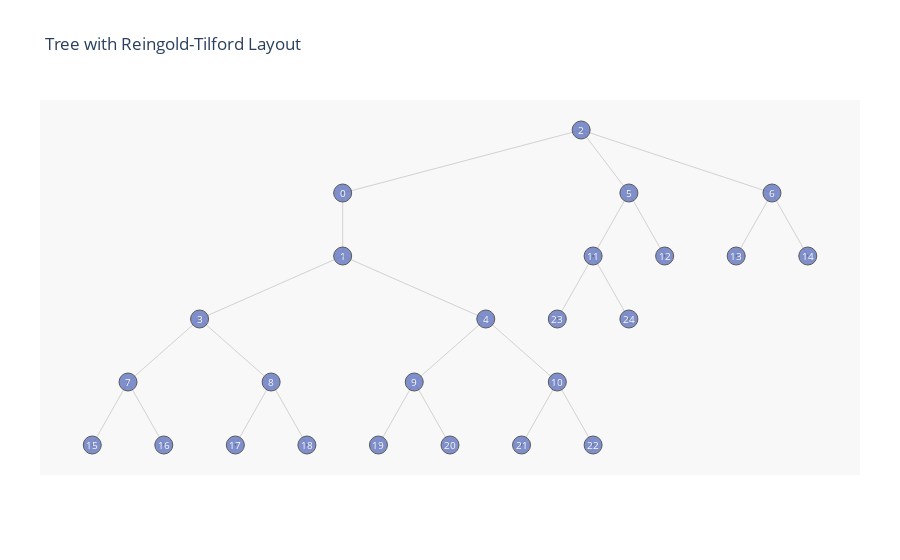

Notebook cell for this chart:
### Code cell
import plotly.graph_objects as go

import igraph
from igraph import Graph, EdgeSeq
nr_vertices = 25
v_label = list(map(str, range(nr_vertices)))
G = Graph.Tree(nr_vertices, 2) # 2 stands for children number
lay = G.layout('rt')

position = {k: lay[k] for k in range(nr_vertices)}
Y = [lay[k][1] for k in range(nr_vertices)]
M = max(Y)

es = EdgeSeq(G) # sequence of edges
E = [e.tuple for e in G.es] # list of edges

L = len(position)
Xn = [position[k][0] for k in range(L)]
Yn = [2*M-position[k][1] for k in range(L)]
Xe = []
Ye = []
for edge in E:
    Xe+=[position[edge[0]][0],position[edge[1]][0], None]
    Ye+=[2*M-position[edge[0]][1],2*M-position[edge[1]][1], None]

labels = v_label

fig = go.Figure()
fig.add_trace(go.Scatter(x=Xe,
                   y=Ye,
                   mode='lines',
                   line=dict(color='rgb(210,210,210)', width=1),
                   hoverinfo='none'
                   ))
fig.add_trace(go.Scatter(x=Xn,
                  y=Yn,
                  mode='markers',
                  name='bla',
                  marker=dict(symbol='circle-dot',
                                size=18,
                                color='#6175c1',    #'#DB4551',
                                line=dict(color='rgb(50,50,50)', width=1)
                                ),
                  text=labels,
                  hoverinfo='text',
                  opacity=0.8
                  ))
axis = dict(showline=False, # hide axis line, grid, ticklabels and  title
            zeroline=False,
            showgrid=False,
            showticklabels=False,
            )

fig.update_layout(title= 'Tree with Reingold-Tilford Layout',
              annotations=make_annotations(position, v_label, v_label),
              font_size=12,
              showlegend=False,
              xaxis=axis,
              yaxis=axis,
              margin=dict(l=40, r=40, b=85, t=100),
              hovermode='closest',
              plot_bgcolor='rgb(248,248,248)'
              )
fig.show()

### Figure 1 — Plotly figure (JSON) as saved in the notebook; plotly's stock layout.template omitted (floating-point values rounded to 4 significant figures)
{"data": [{"hoverinfo": "none", "line": {"color": "rgb(210,210,210)", "width": 1}, "mode": "lines", "type": "scatter", "x": [-3.333, -3.333, null, -3.333, 0, null, -3.333, -5.333, null, -3.333, -1.333, null, 0, 0.6667, null, 0, 2.667, null, -5.333, -6.333, null, -5.333, -4.333, null, -1.333, -2.333, null, -1.333, -0.3333, null, 0.6667, 0.1667, null, 0.6667, 1.167, null, 2.667, 2.167, null, 2.667, 3.167, null, -6.333, -6.833, null, -6.333, -5.833, null, -4.333, -4.833, null, -4.333, -3.833, null, -2.333, -2.833, null, -2.333, -1.833, null, -0.3333, -0.8333, null, -0.3333, 0.1667, null, 0.1667, -0.3333, null, 0.1667, 0.6667, null], "y": [9, 8, null, 9, 10, null, 8, 7, null, 8, 7, null, 10, 9, null, 10, 9, null, 7, 6, null, 7, 6, null, 7, 6, null, 7, 6, null, 9, 8, null, 9, 8, null, 9, 8, null, 9, 8, null, 6, 5, null, 6, 5, null, 6, 5, null, 6, 5, null, 6, 5, null, 6, 5, null, 6, 5, null, 6, 5, null, 8, 7, null, 8, 7, null]}, {"hoverinfo": "text", "marker": {"color": "#6175c1", "line": {"color": "rgb(50,50,50)", "width": 1}, "size": 18, "symbol": "circle-dot"}, "mode": "markers", "name": "bla", "opacity": 0.8, "text": ["0", "1", "2", "3", "4", "5", "6", "7", "8", "9", "10", "11", "12", "13", "14", "15", "16", "17", "18", "19", "20", "21", "22", "23", "24"], "type": "scatter", "x": [-3.333, -3.333, 0, -5.333, -1.333, 0.6667, 2.667, -6.333, -4.333, -2.333, -0.3333, 0.1667, 1.167, 2.167, 3.167, -6.833, -5.833, -4.833, -3.833, -2.833, -1.833, -0.8333, 0.1667, -0.3333, 0.6667], "y": [9, 8, 10, 7, 7, 9, 9, 6, 6, 6, 6, 8, 8, 8, 8, 5, 5, 5, 5, 5, 5, 5, 5, 7, 7]}], "layout": {"annotations": [{"font": {"color": "rgb(250,250,250)", "size": 10}, "showarrow": false, "text": "0", "x": -3.333, "xref": "x", "y": 9, "yref": "y"}, {"font": {"color": "rgb(250,250,250)", "size": 10}, "showarrow": false, "text": "1", "x": -3.333, "xref": "x", "y": 8, "yref": "y"}, {"font": {"color": "rgb(250,250,250)", "size": 10}, "showarrow": false, "text": "2", "x": 0, "xref": "x", "y": 10, "yref": "y"}, {"font": {"color": "rgb(250,250,250)", "size": 10}, "showarrow": false, "text": "3", "x": -5.333, "xref": "x", "y": 7, "yref": "y"}, {"font": {"color": "rgb(250,250,250)", "size": 10}, "showarrow": false, "text": "4", "x": -1.333, "xref": "x", "y": 7, "yref": "y"}, {"font": {"color": "rgb(250,250,250)", "size": 10}, "showarrow": false, "text": "5", "x": 0.6667, "xref": "x", "y": 9, "yref": "y"}, {"font": {"color": "rgb(250,250,250)", "size": 10}, "showarrow": false, "text": "6", "x": 2.667, "xref": "x", "y": 9, "yref": "y"}, {"font": {"color": "rgb(250,250,250)", "size": 10}, "showarrow": false, "text": "7", "x": -6.333, "xref": "x", "y": 6, "yref": "y"}, {"font": {"color": "rgb(250,250,250)", "size": 10}, "showarrow": false, "text": "8", "x": -4.333, "xref": "x", "y": 6, "yref": "y"}, {"font": {"color": "rgb(250,250,250)", "size": 10}, "showarrow": false, "text": "9", "x": -2.333, "xref": "x", "y": 6, "yref": "y"}, {"font": {"color": "rgb(250,250,250)", "size": 10}, "showarrow": false, "text": "10", "x": -0.3333, "xref": "x", "y": 6, "yref": "y"}, {"font": {"color": "rgb(250,250,250)", "size": 10}, "showarrow": false, "text": "11", "x": 0.1667, "xref": "x", "y": 8, "yref": "y"}, {"font": {"color": "rgb(250,250,250)", "size": 10}, "showarrow": false, "text": "12", "x": 1.167, "xref": "x", "y": 8, "yref": "y"}, {"font": {"color": "rgb(250,250,250)", "size": 10}, "showarrow": false, "text": "13", "x": 2.167, "xref": "x", "y": 8, "yref": "y"}, {"font": {"color": "rgb(250,250,250)", "size": 10}, "showarrow": false, "text": "14", "x": 3.167, "xref": "x", "y": 8, "yref": "y"}, {"font": {"color": "rgb(250,250,250)", "size": 10}, "showarrow": false, "text": "15", "x": -6.833, "xref": "x", "y": 5, "yref": "y"}, {"font": {"color": "rgb(250,250,250)", "size": 10}, "showarrow": false, "text": "16", "x": -5.833, "xref": "x", "y": 5, "yref": "y"}, {"font": {"color": "rgb(250,250,250)", "size": 10}, "showarrow": false, "text": "17", "x": -4.833, "xref": "x", "y": 5, "yref": "y"}, {"font": {"color": "rgb(250,250,250)", "size": 10}, "showarrow": false, "text": "18", "x": -3.833, "xref": "x", "y": 5, "yref": "y"}, {"font": {"color": "rgb(250,250,250)", "size": 10}, "showarrow": false, "text": "19", "x": -2.833, "xref": "x", "y": 5, "yref": "y"}, {"font": {"color": "rgb(250,250,250)", "size": 10}, "showarrow": false, "text": "20", "x": -1.833, "xref": "x", "y": 5, "yref": "y"}, {"font": {"color": "rgb(250,250,250)", "size": 10}, "showarrow": false, "text": "21", "x": -0.8333, "xref": "x", "y": 5, "yref": "y"}, {"font": {"color": "rgb(250,250,250)", "size": 10}, "showarrow": false, "text": "22", "x": 0.1667, "xref": "x", "y": 5, "yref": "y"}, {"font": {"color": "rgb(250,250,250)", "size": 10}, "showarrow": false, "text": "23", "x": -0.3333, "xref": "x", "y": 7, "yref": "y"}, {"font": {"color": "rgb(250,250,250)", "size": 10}, "showarrow": false, "text": "24", "x": 0.6667, "xref": "x", "y": 7, "yref": "y"}], "font": {"size": 12}, "hovermode": "closest", "margin": {"b": 85, "l": 40, "r": 40, "t": 100}, "plot_bgcolor": "rgb(248,248,248)", "showlegend": false, "title": {"text": "Tree with Reingold-Tilford Layout"}, "xaxis": {"showgrid": false, "showline": false, "showticklabels": false, "zeroline": false}, "yaxis": {"showgrid": false, "showline": false, "showticklabels": false, "zeroline": false}}}
